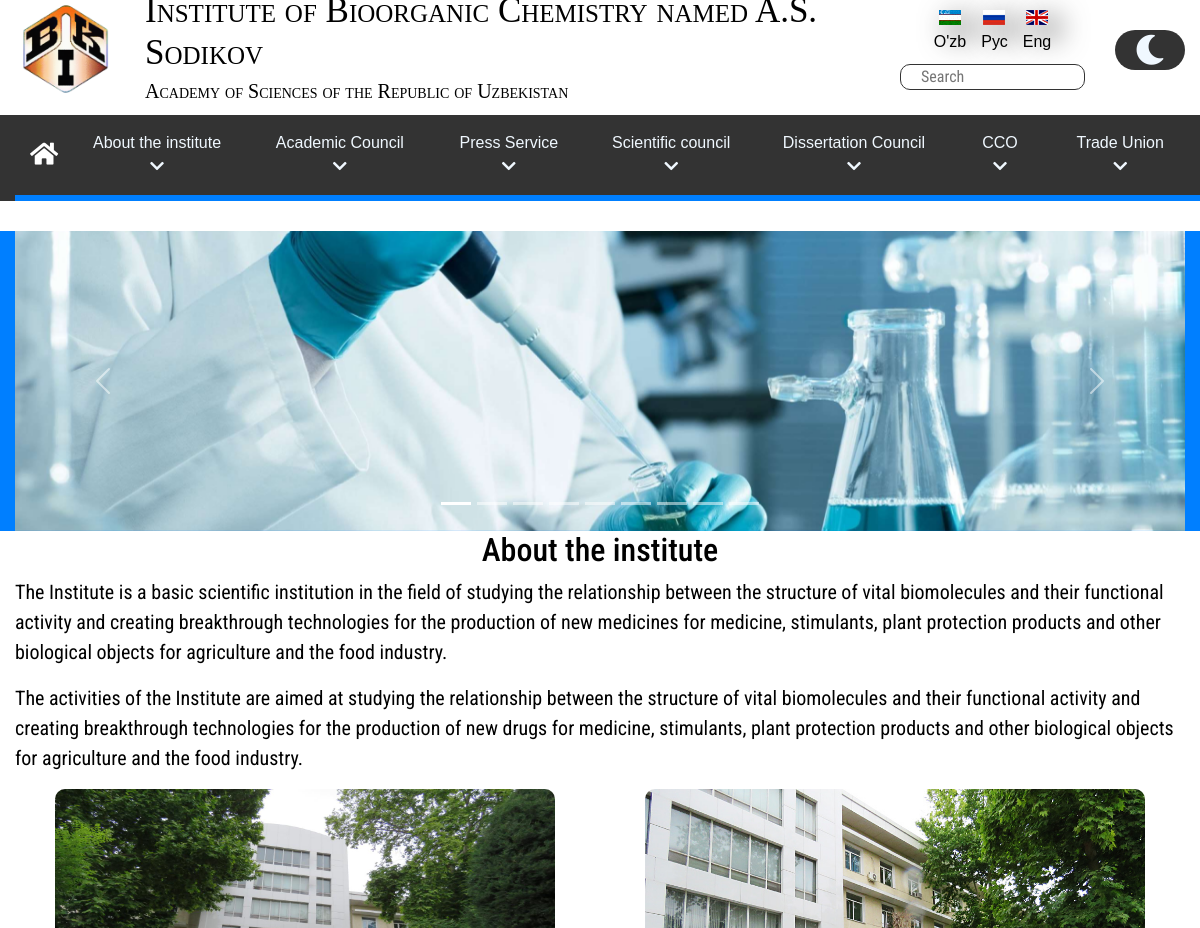
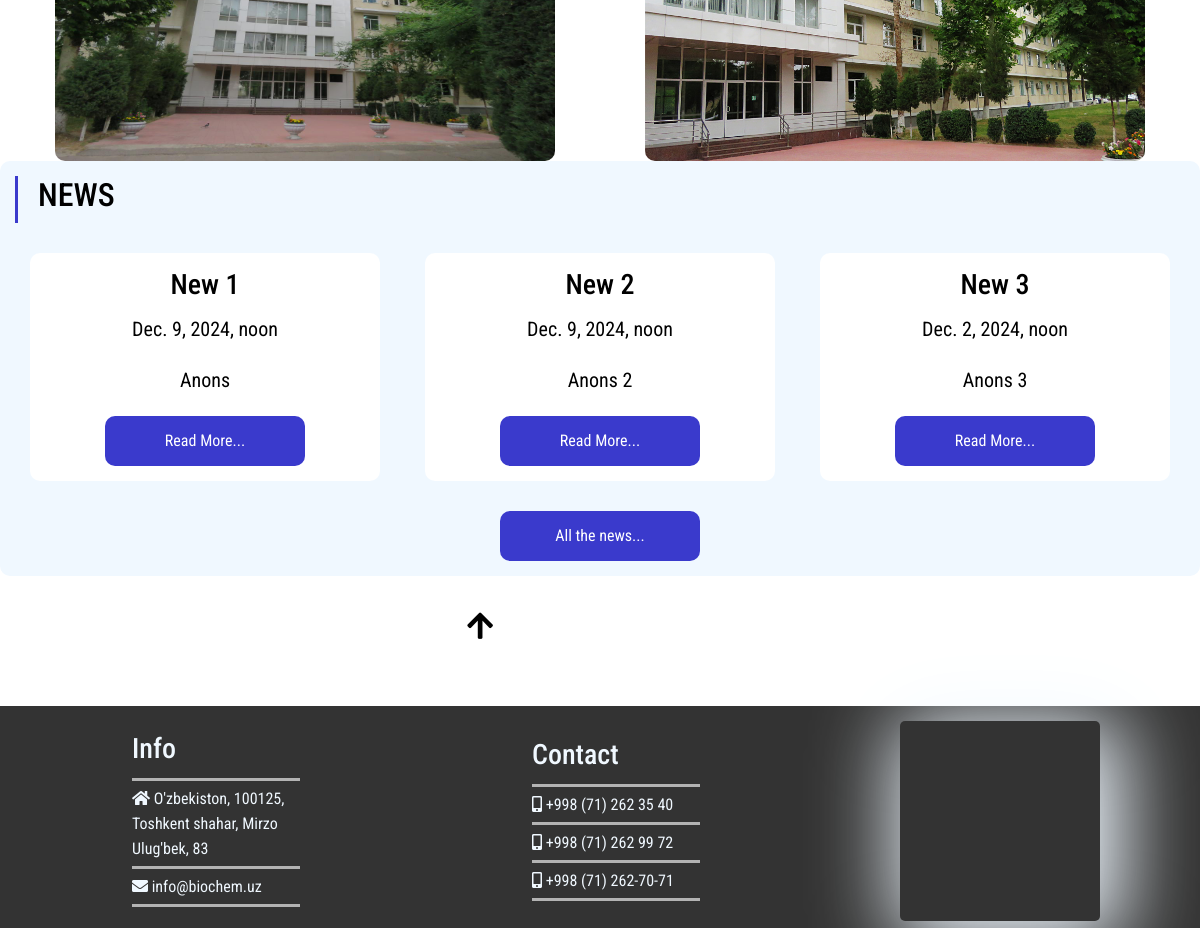
The page /en/ on the database its author committed (2 pictures, top to bottom).
### news/models.py (models this page shows, shortened)
class ArticlesModelEN(models.Model):
    title = models.CharField('Name', max_length = 50, default = '')
    anons = models.CharField('Announcement', max_length = 250, default = '')
    full_text = models.TextField('Article')
    data = models.DateTimeField('Publication date')
    class Meta:
        verbose_name = 'New'
        verbose_name_plural = 'News'

### frontend/views.py (the view)
# urls.py: path('en/', views.indexEn, name = "homeEn"),
def indexEn(request):
    news = ArticlesModelEN.objects.order_by('-data')[:4]
    language = {
        "O'zb": "/",
        "Рус": "/ru",
        "Eng": "/en"
    }
    return render(request, "en/indexEN.html", {"news": news, "language": language})

### frontend/templates/en/indexEN.html (shortened to what this page needs)
{% extends 'en/layoutEN.html' %}
{% load static %}
{% block style %}
    <link rel="stylesheet" href="{% static 'layout/css/index.css' %}">
{% endblock %}
{% block content %}
    <header class="header">
        <div class="header__info conteiner">
            <div id="carouselExampleCaptions" class="carousel slide" data-bs-ride="carousel">
                <div class="carousel-inner">
                    <div class="carousel-item active" id="carousel-item_id">
                    </div>
                </div>
                <div class="carousel-indicators">
                    <button type="button" data-bs-target="#carouselExampleCaptions" data-bs-slide-to="0" class="active"
                        aria-current="true" aria-label="Slide 1"></button>
                    <button type="button" data-bs-target="#carouselExampleCaptions" data-bs-slide-to="1"
                        aria-label="Slide 2"></button>
                    <button type="button" data-bs-target="#carouselExampleCaptions" data-bs-slide-to="2"
                        aria-label="Slide 3"></button>
                    <button type="button" data-bs-target="#carouselExampleCaptions" data-bs-slide-to="3"
                        aria-label="Slide 4"></button>
                    <button type="button" data-bs-target="#carouselExampleCaptions" data-bs-slide-to="4"
                        aria-label="Slide 5"></button>
                    <button type="button" data-bs-target="#carouselExampleCaptions" data-bs-slide-to="5"
                        aria-label="Slide 6"></button>
                    <button type="button" data-bs-target="#carouselExampleCaptions" data-bs-slide-to="6"
                        aria-label="Slide 7"></button>
                    <button type="button" data-bs-target="#carouselExampleCaptions" data-bs-slide-to="7"
                        aria-label="Slide 8"></button>
                    <button type="button" data-bs-target="#carouselExampleCaptions" data-bs-slide-to="8"
                        aria-label="Slide 9"></button>
                </div>
                <button class="carousel-control-prev" type="button" data-bs-target="#carouselExampleCaptions"
                    data-bs-slide="prev">
                    <span class="carousel-control-prev-icon" aria-hidden="true"></span>
                </button>
                <button class="carousel-control-next" type="button" data-bs-target="#carouselExampleCaptions"
                    data-bs-slide="next">
                    <span class="carousel-control-next-icon" aria-hidden="true"></span>
                </button>
            </div>
        </div>
    </header>
    <main id="main">
        <section class="About">
            <div class="About_info conteiner">
                <h2 class="About_Title">
                    About the institute
                </h2>
                <p class="About_Text">
                    The Institute is a basic scientific institution
                    in the field of studying the relationship between
                    the structure of vital biomolecules and their functional
                    activity and creating breakthrough technologies for the
                    production of new medicines for medicine, stimulants,
                    plant protection products and other biological objects
                    for agriculture and the food industry.
                </p>
                <p class="About_Text">
                    The activities of the Institute are aimed at studying
                    the relationship between the structure of vital biomolecules
                    and their functional activity and creating breakthrough
                    technologies for the production of new drugs for medicine,
                    stimulants, plant protection products and other biological
                    objects for agriculture and the food industry.
                </p>
                <div class = "About_info_img">
                    <img class = "About_info_img_id" src="{% static 'layout/images/main/fasad.jpg' %}" alt="">
                    <img class = "About_info_img_id" src="{% static 'layout/images/main/perspect.jpg' %}" alt="" >
                </div>
            </div>
        </section>
        <section class="Novosti">
            <div class="Novosti_Title conteiner">
                <h2>
                    NEWS
                </h2>
            </div>
            {% block info %}
                <div class="Novosti_info conteiner">
                    {% if news %}
                        {% for el in news %}
                                <div class = "Novosti_info_div">
                                    <h3>{{ el.title }}</h3>
                                    <p>{{ el.data }}</p>
                                    <p>{{ el.anons }}</p>
                                    <a href = "{% url 'news-detail_EN' el.id %}" class = "Novosti_info_div_btn">Read More...</a>
                                </div>
                        {% endfor %}
                    {% else %}
                        <p>No news</p>
                    {% endif %}
                </div>
                <a href = "{% url 'news_home_EN' %}" class = "Novosti_info_div_btn">All the news...</a>
            {% endblock %}
        </section>
        <section class="Admin_GUI conteiner">
            <label id="Form_label" for="Form_btn">
                <i class="fas fa-arrow-up"></i>
            </label>
        </section>
    </main>
{% endblock %}

### frontend/static/layout/css/style.css (style rules this page uses)
* { margin: 0; padding: 0; box-sizing: border-box; text-decoration: none; list-style-type: none; }
body { --BGHtml: white; --ColorText: #000; --FamalyTitle: 'Franklin Gothic Medium', 'Arial Narrow', Arial, sans-serif; --FamalyText: 'Roboto Condensed', sans-serif; --ActiveColor: rgb(58, 58, 204); --NotActiveColor: #333; --BG_itme: aliceblue; --BG_menu: #333; --Active_menu_color: aliceblue; --BtnNewsColor: rgb(58, 58, 204); --Active_color2:#007FFF; --FontFamaly2: 'Cabin', sans-serif; }
body { background-color: var(--BGHtml) !important; cursor: default; color: var(--ColorText) !important; font-family: var(--FamalyText) !important; display: flex; flex-direction: column; justify-content: space-between; gap: 30px; min-height: 1350px; }
p { font-size: 20px; }
.conteiner { max-width: 1580px !important; width: 100% !important; margin: 0 auto; padding: 0 15px; }

### frontend/static/layout/css/index.css (style rules this page uses)
.header { width: 100%; height: 300px; display: flex; align-items: center; justify-content: center; padding: 0; background-color: var(--Active_color2); }
.header__info { max-width: 1980px !important; width: 100% !important; margin: 0 auto; padding: 0 15px; display: flex; flex-direction: column; align-items: center; justify-content: space-around; height: auto; }
#carouselExampleCaptions { width: 100%; }
#carouselExampleCaptions .carousel-inner { min-height: 300px; background-position: center; background-repeat: no-repeat; background-size: cover; }
#carouselExampleCaptions #carousel-item_id { max-width: 1980px !important; width: 100% !important; height: 300px; background-image: url(../images/header/Lenta/img.jpg); background-position: center; background-repeat: no-repeat ; background-size: cover; }
#main { display: flex; flex-direction: column; }
.About { width: 100%; min-height: 200px; background-color: var(--BGHtml); display: flex; align-items: center; justify-content: flex-start; }
.About_info { max-width: 1580px !important; width: 100%; height: 100%; display: flex; flex-direction: column; justify-content: center; align-items: center; }
.About_Text { font-family: var(--FamalyText); }
.About_info_img { width: 100%; display: flex; flex-direction: row; justify-content: space-around; gap: 10px; }
.About_info_img img { border-radius: 10px; width: 500px; height: 300px; transition: 0.5s ease transform; }
.Novosti { width: 100%; min-height: 300px; border-radius: 10px; background-color: var(--BG_itme); padding: 15px 15px; display: flex; flex-direction: column; align-items: center; gap: 30px; }
.Novosti_Title { width: auto; height: auto; border-left: solid 3px var(--ActiveColor); padding-left: 20px; }
.Novosti_Title h2 { display: flex; flex-direction: column; gap: 5px; }
.Novosti_info { width: 100%; height: auto; display: flex; flex-direction: row; justify-content: space-between; align-items: center; gap: 30px; flex-wrap: wrap; }
.Novosti_info_div { background-color: var(--BGHtml); color: var(--ColorText); border-radius: 10px; font-family: var(--FamalyText); padding: 15px; max-width: 350px; width: 100%; min-width: 350px; min-height: 100px; display: flex; justify-content: center; align-items: center; flex-direction: column; gap: 5px; }
.Novosti_info_div_btn { border-radius: 10px; max-width: 200px; width: 100%; height: 50px; display: flex; justify-content: center; align-items: center; font-family: var(--FamalyText); color: white; text-decoration: none; background-color: var(--ActiveColor); transition: 0.5s all ease; }
.Admin_GUI { width: 100%; height: auto; overflow: hidden; display: flex; flex-direction: row; align-items: center; justify-content: center; }
#Form_label { cursor: pointer; font-size: 30px; transition: 0.5s ease-in-out; }

### rows shown on the page
ArticlesModelEN: title "New 1", data "Dec. 9, 2024, noon", anons "Anons"
ArticlesModelEN: title "New 2", data "Dec. 9, 2024, noon", anons "Anons 2"
ArticlesModelEN: title "New 3", data "Dec. 2, 2024, noon", anons "Anons 3"

### other values the page prints
{{ k }} "O'zb"
{{ k }} "Рус"
{{ k }} "Eng"
